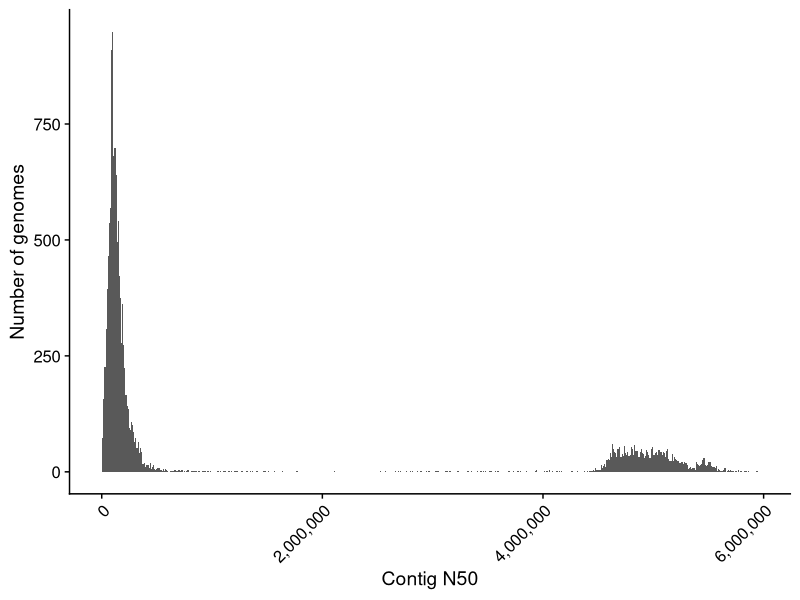
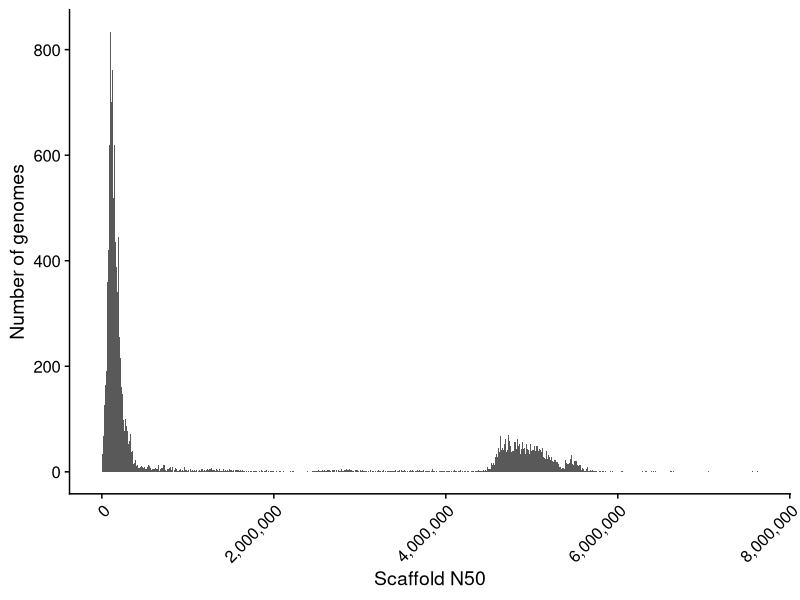
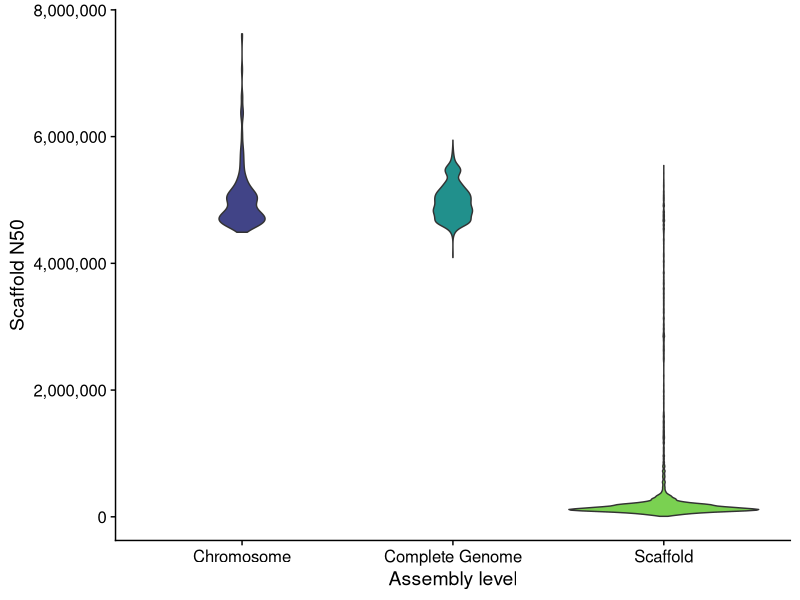
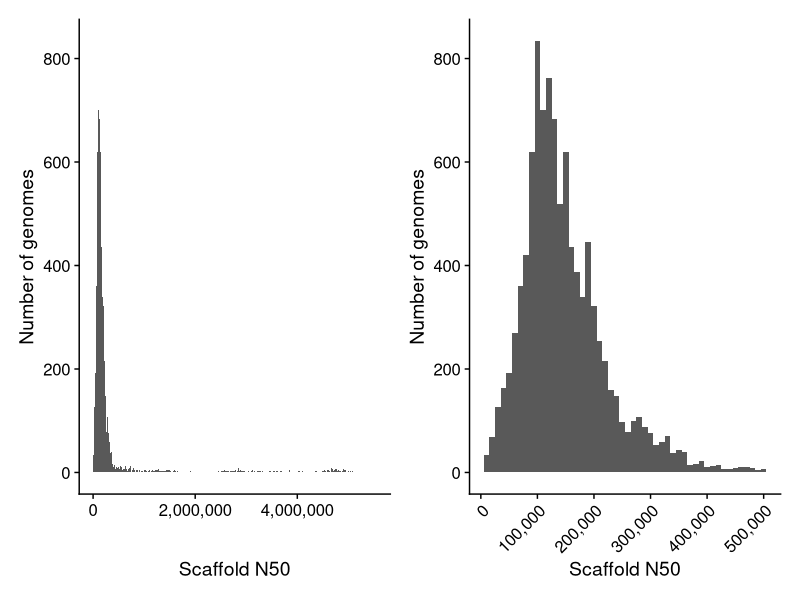
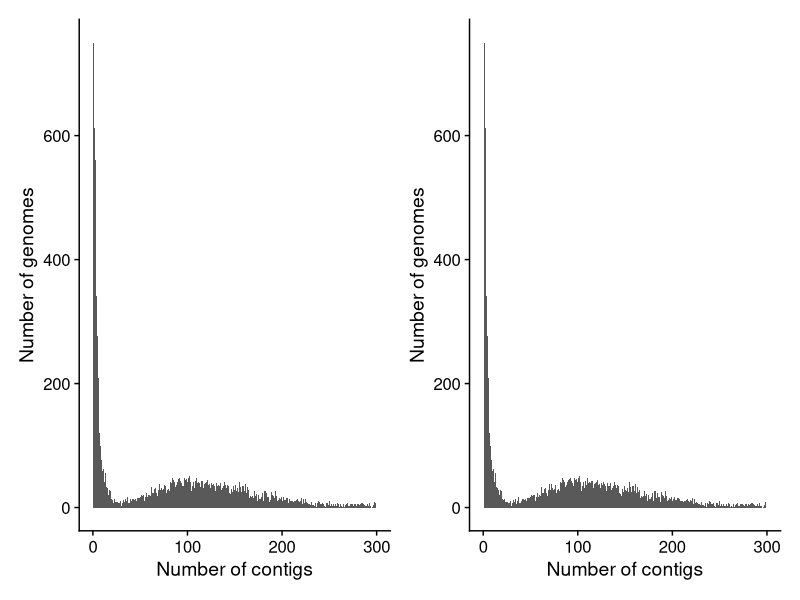
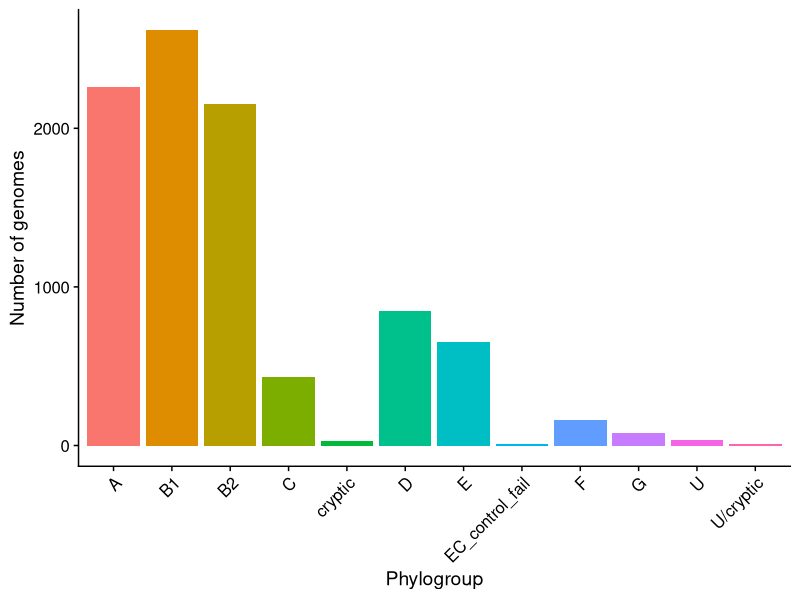
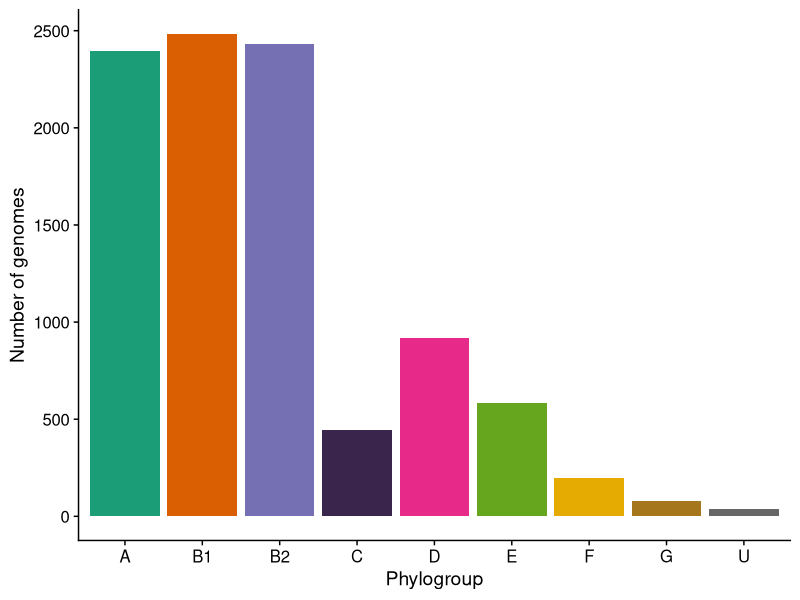

Write R code to recreate these figures, in order.
## ---- chunk 1
#| warning: false
#| label: load-packages
#| cache: true

library(tidyverse)
library(readr)
library(readxl)
library(cowplot)
library(viridis)
library(patchwork)

theme_set(theme_cowplot(14))

## ---- chunk 2
#| warning: false
#| label: metadata-load
#| cache: true
metadata = read_xlsx('ecoli_ncbi_metadata.xlsx')

metadata = metadata %>% 
  distinct(assembly_name, .keep_all = T)

metadata = metadata %>% 
  # remove the string after the dot in assembly_id
  mutate(assembly_id_simp = str_remove(assembly_id, "\\..*"),
         .before = "assembly_name")

metadata
## ---- chunk 3
#| warning: false
#| label: scaffold_metadata
#| cache: true

metadata %>% 
  ggplot(aes(contig_n50)) +
  geom_histogram(binwidth = 10000) +
  scale_x_continuous(labels = scales::comma) +
  labs(x = "Contig N50", y = "Number of genomes") +
  theme_cowplot(14) +
  theme(axis.text.x = element_text(angle = 45, hjust = 1)) 


# plot distribution of scaffold_n50
metadata %>% 
  ggplot(aes(scaffold_n50)) +
  geom_histogram(binwidth = 10000) +
  scale_x_continuous(labels = scales::comma) +
  labs(x = "Scaffold N50", y = "Number of genomes") +
  theme_cowplot(14) +
  theme(axis.text.x = element_text(angle = 45, hjust = 1)) 
## ---- chunk 4
#| warning: false
#| cache: true
# plot scaffold distribution by assembly level with violin plot
metadata %>% 
  ggplot(aes(assembly_level, scaffold_n50, fill = assembly_level)) +
  geom_violin(show.legend = F) +
  # plot mean and sd as pointrange
  stat_summary(fun.data = mean_sdl, geom = "pointrange", 
               fun.args = list(mult = 1), color = "black",
               show.legend = F) +
  scale_y_continuous(labels = scales::comma) +
  labs(x = "Assembly level", y = "Scaffold N50") +
  theme(axis.text.x = element_text(angle = 45, hjust = 1)) +
  scale_fill_viridis(discrete = T, begin = 0.2, end = 0.8) +
  theme_cowplot(14)

## ---- chunk 5
#| warning: false
#| cache: true
#| fig.cap: "Left: Distribution of scaffold N50 in the full cohort. Right: Distribution of scaffold N50 in the filtered cohort with a threshold of 150K."

# show scaffold distribution of assembly_level == scaffold
p1 = metadata %>% 
  filter(assembly_level == 'Scaffold') %>% 
  ggplot(aes(scaffold_n50)) +
  geom_histogram(binwidth = 10000) +
  scale_x_continuous(labels = scales::comma) +
  labs(x = "Scaffold N50", y = "Number of genomes") +
  theme(axis.text.x = element_text(angle = 45, hjust = 1)) +
  theme_cowplot(14)

p2 = metadata %>% 
  filter(assembly_level == 'Scaffold') %>%
  filter(scaffold_n50 < 500000) %>% 
  ggplot(aes(scaffold_n50)) +
  geom_histogram(binwidth = 10000) +
  scale_x_continuous(labels = scales::comma) +
  labs(x = "Scaffold N50", y = "Number of genomes") +
  theme_cowplot(14) +
  theme(axis.text.x = element_text(angle = 45, hjust = 1)) 


# show them with patchwork
p1 + p2

metadata_filt = metadata %>% filter(scaffold_n50 > 100000)
dims = dim(metadata_filt)
dims[1]
## ---- chunk 6
#| warning: false
#| cache: true

metadata_filt %>% 
  mutate(checkM_completeness_class = 
           case_when(is.na(checkM_completeness) ~ 'NA',
                     checkM_completeness < 95 ~ "< 95%",
                     checkM_completeness >= 95 ~ ">= 95%")) %>% 
  count(checkM_completeness_class) %>% print

metadata_filt %>% 
  mutate(checkM_contamination_class = 
           case_when(is.na(checkM_contamination) ~ 'NA',
                     checkM_contamination > 1 ~ "> 1%",
                     checkM_contamination <= 1 ~ "<= 1%")) %>% 
  count(checkM_contamination_class) %>% print


metadata_filt = metadata_filt %>% 
  filter(checkM_completeness > 95,
         checkM_contamination < 1) %>% 
  filter(seq_length < 7000000)


## ---- chunk 7
#| warning: false
#| cache: true
#| label: contig_number
#| fig.cap: "Left: Distribution of contig number in the filtered cohort. Right: Distribution of contig number in the filtered cohort with a threshold of 300 contigs."

metadata_filt = read_csv("tables/ecoli_ncbi_metadata_filt.csv")

p1 = metadata_filt %>% 
  # filter(Contig_number < 500) %>% 
  ggplot(aes(Contig_number)) +
  geom_histogram(binwidth = 1) +
  scale_x_continuous(labels = scales::comma) +
  labs(x = "Number of contigs", y = "Number of genomes") +
  theme_cowplot(14)

p2 = metadata_filt %>% 
  filter(Contig_number < 300) %>% 
  ggplot(aes(Contig_number)) +
  geom_histogram(binwidth = 1) +
  scale_x_continuous(labels = scales::comma) +
  labs(x = "Number of contigs", y = "Number of genomes") +
  theme_cowplot(14)

p1 + p2

metadata_filt = metadata_filt %>% 
  filter(Contig_number < 300)
## ---- chunk 8
#| warning: false
#| cache: true

phylogroups = read_tsv("tables/phylogroups_ezclermont.tsv",
         col_names = F) %>% 
  rename(genome_id = `X1`,
         phylogroup = `X2`) %>% 
  mutate(assembly_id = str_sub(genome_id, 1, 15))

phylogroups %>% 
  ggplot(aes(phylogroup, fill = phylogroup)) +
  geom_bar(show.legend = F) +
  labs(x = "Phylogroup", y = "Number of genomes") +
  theme_cowplot(14) +
  theme(axis.text.x = element_text(angle = 45, hjust = 1))
## ---- chunk 9
#| warning: false
#| cache: false
#| label: final_metadata 

library(tidyverse)
metadata_final = read_csv("tables/MAIN_ecoli_NCBI_metadata.csv") 

dim_filt = metadata_final %>% dim
## ---- chunk 10
#| warning: false
#| cache: true
#| label: phylogroup_plot

phylo_colors = c("A" = "#1b9e77",
                 "B1" = "#d95f02",
                 "B2" = "#7570b3",
                 "D" = "#e7298a",
                 "E" = "#66a61e",
                 "F" = "#e6ab02",
                 "G" = "#a6761d",
                 "C" = "#3A254D",
                 "U" = "#666666")

metadata_final %>% 
  ggplot(aes(phylogroup, fill = phylogroup)) +
  geom_bar(show.legend = F) +
  labs(x = "Phylogroup", y = "Number of genomes") +
  scale_fill_manual(values = phylo_colors) +
  theme_cowplot(14) 

